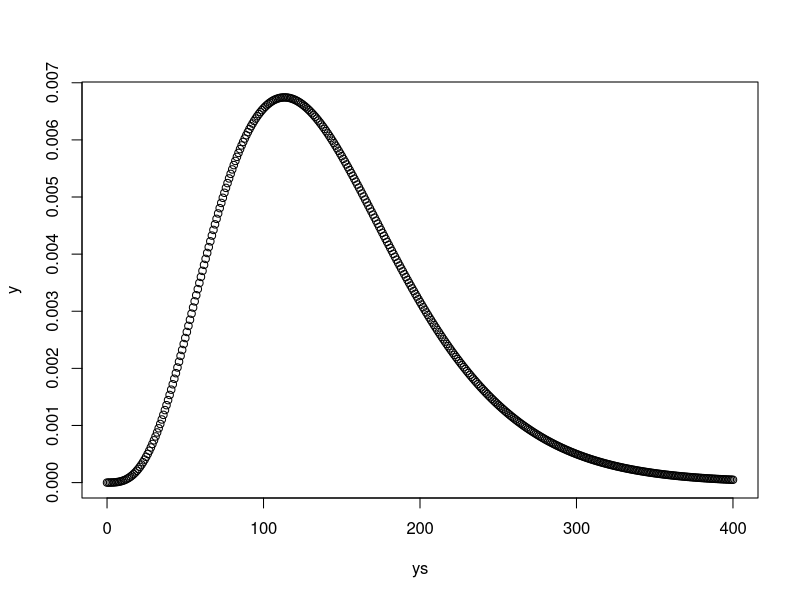

Generate this figure with R: (Note: this script raises an error after producing the figure.)
#sin simulaciones:

#X = n de rubios en seleccion de 10
#X es binom(10, 0.75)
#P(X > 1)
#p = 1-pbinom(X<=2)
xprob = 1- pbinom(2,size = 10,prob = 0.075)
print(xprob)
#E[Y]
#Y = nbinom(x,prob = x,size = 5)
ys = 0:400
y = dnbinom(ys,size = 5, prob = xprob)
g =plot(ys,y)
g = abline(v=esp)
#E[Y] = rq/p
esp =(5*(1-xprob))/xprob

  
#SIMULACIONES
#Z = n veces X > 2
xs = 0:100
z = dbinom(xs,1000,prob =1-pbinom(2,size = 10,prob = 0.075))
plot(xs,z)
abline(v = 33.92)
z2 = dnbinom(xs, size = 5, prob = z,n= 1000)
plot(ys,z2)
#Un jurado de audiciones asociado a una productora musical necesita encontrar 5 nuevos grupos musicales
#compuestos por 10 integrantes. El jurado únicamente evalúa un requisito antes de aceptar al grupo:
#se requiere que haya al menos dos componentes rubios en el grupo. Teniendo en cuenta que el 7.5%
#de la población española es rubia y los grupos han sido formados al azar y de manera independiente sin repeticiones.
#¿Cuántas entrevistas espera realizar el jurado? Resuelve CON y SIN simulaciones el ejercicio.


